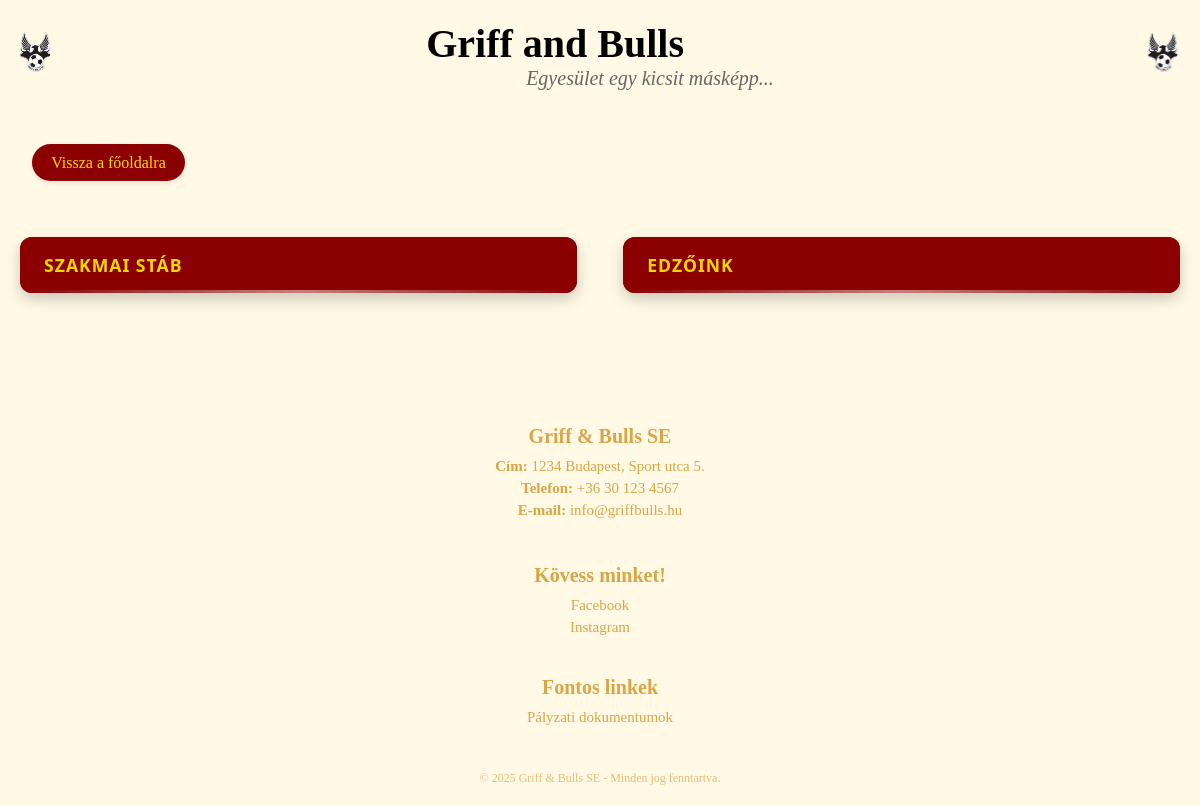
Before: /edzok/ with the older database file.
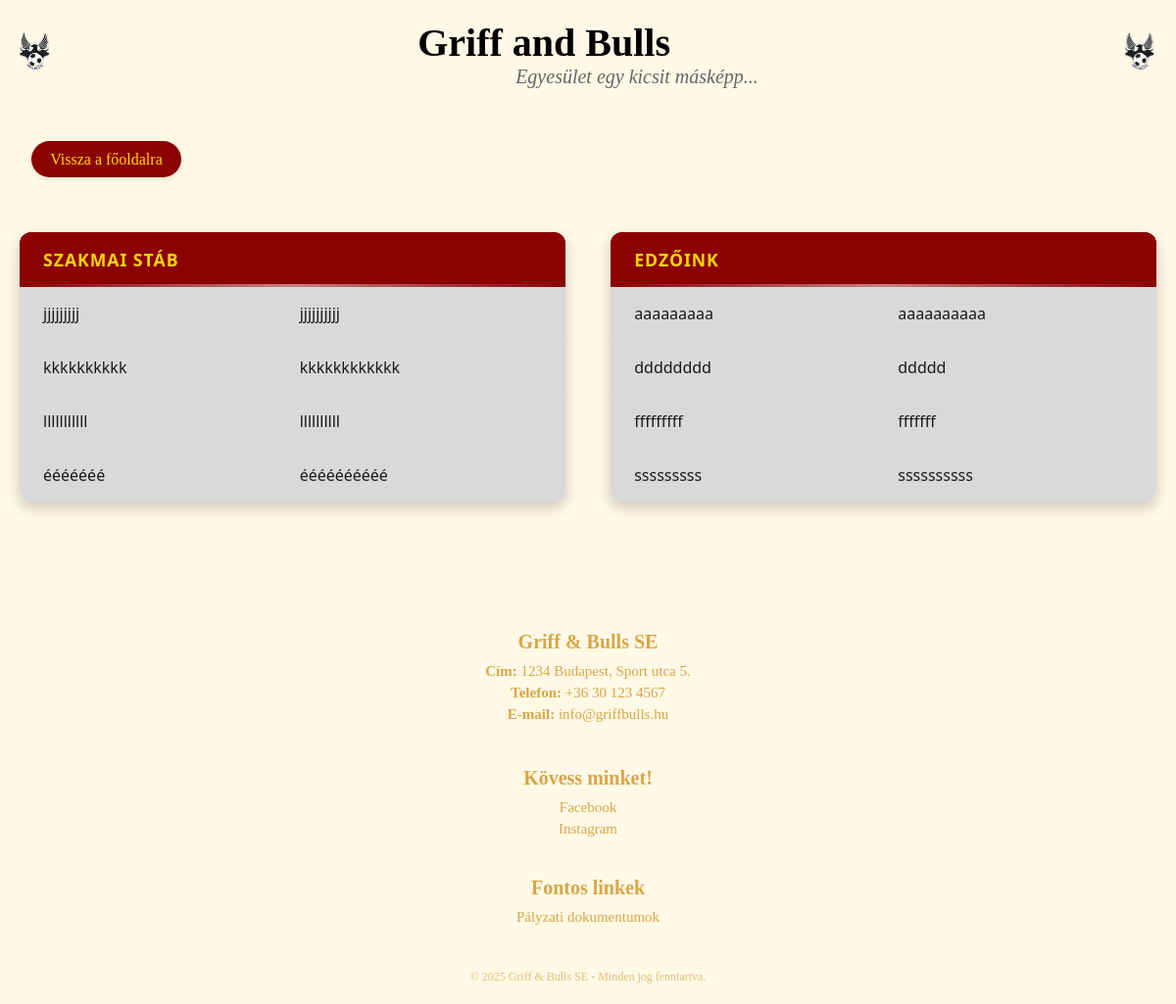
After: the same page with the newer database file.
### hirek/models.py (models this page shows, shortened)
class Edzo(models.Model):
    TIPUS_CHOICES = [
        ('edzo', 'Edző'),
        ('szakmai', 'Szakmai Stáb'),
    ]
    nev = models.CharField("Név", max_length=250)
    pozicio = models.CharField("Pozíció", max_length=250)
    tipus = models.CharField("Típus", max_length=10, choices=TIPUS_CHOICES)
    korosztalyok = models.ManyToManyField(Korosztaly, blank=True, verbose_name="Vezetett korosztályok")
    class Meta:
        verbose_name = "Edző/Szakmai tag"
        verbose_name_plural = "Edzők/Szakmai stáb"

### hirek/views.py (the view)
# urls.py: path('edzok/', edzok, name='edzok'),
def edzok(request):
    edzok = Edzo.objects.all().order_by('tipus', 'nev')
    return render(request, 'hirek/edzok.html', {'edzok': edzok})

### hirek/templates/hirek/edzok.html (shortened to what this page needs)
{% load static %}
<!DOCTYPE html>
<html lang="hu">
  <head>
    <link rel="stylesheet" href="{% static 'hirek/edzok.css' %}" />
    <link rel="stylesheet" href="{% static 'hirek/header.css' %}" />
    <link rel="stylesheet" href="{% static 'hirek/footer.css' %}" />
    <link rel="stylesheet" href="{% static 'hirek/szinek.css' %}" />
  </head>
  <body>
    <header>
      <img class="gab_feher_bal" src="{% static 'hirek/gab_feher.png' %}" alt="GAB Fehér" />
      <div class="header-text">
        <h1>Griff and Bulls</h1>
        <p>Egyesület egy kicsit másképp...</p>
      </div>
      <img class="gab_feher_jobb" src="{% static 'hirek/gab_feher.png' %}" alt="GAB Fehér" />
    </header>
    <nav>
      <ul>
        <li><a href="/index/">Vissza a főoldalra</a></li>
      </ul>
    </nav>
    <main>
      <table class="edzok_tablazat">
        <thead>
          <tr class="tablazat_fejlec">
            <th colspan="2">Szakmai Stáb</th>
          </tr>
        </thead>
        <tbody>
          {% for szemely in edzok %}
            {% if szemely.tipus == 'szakmai' %}
              <tr>
                <td>{{ szemely.nev }}</td>
                <td>{{ szemely.pozicio }}</td>
              </tr>
            {% endif %}
          {% endfor %}
        </tbody>
      </table>
      <table class="edzok_tablazat">
        <thead>
          <tr class="tablazat_fejlec">
            <th colspan="2">Edzőink</th>
          </tr>
        </thead>
        <tbody>
          {% for szemely in edzok %}
            {% if szemely.tipus == 'edzo' %}
              <tr>
                <td>{{ szemely.nev }}</td>
                <td>{{ szemely.pozicio }}</td>
              </tr>
            {% endif %}
          {% endfor %}
        </tbody>
      </table>
    </main>
    <footer>
      <div class="footer-container">
        <div class="footer-info">
          <h3>Griff & Bulls SE</h3>
          <p><strong>Cím:</strong> 1234 Budapest, Sport utca 5.</p>
          <p><strong>Telefon:</strong> +36 30 123 4567</p>
          <p><strong>E-mail:</strong> info@griffbulls.hu</p>
        </div>
        <section class="footer_kapcsolat," id="kapcsolat">
          <div class="footer-socials">
            <h3>Kövess minket!</h3>
            <a href="https://www.facebook.com/p/Griff-Bulls-SE-100057331514748/" target="_blank">Facebook</a>
            <a href="https://www.instagram.com/griff_and_bulls_se?utm_source=ig_web_button_share_sheet&igsh=ZDNlZDc0MzIxNw==" target="_blank">Instagram</a>
          </div>
        </section>
        <div class="footer-links">
          <h3>Fontos linkek</h3>
          <a href="palyazat.html">Pályzati dokumentumok</a>
        </div>
      </div>
      <p class="footer-copy">
        © 2025 Griff & Bulls SE - Minden jog fenntartva.
      </p>
    </footer>
  </body>
</html>

Changed rows visible on the page:
added Edzo: nev "jjjjjjjjj", pozicio "jjjjjjjjjj", shown under "Griff and Bulls"
added Edzo: nev "kkkkkkkkkk", pozicio "kkkkkkkkkkkk", shown under "Griff and Bulls"
added Edzo: nev "lllllllllll", pozicio "llllllllll", shown under "Griff and Bulls"
added Edzo: nev "ééééééé", pozicio "éééééééééé", shown under "Griff and Bulls"
added Edzo: nev "aaaaaaaaa", pozicio "aaaaaaaaaa"
added Edzo: nev "dddddddd", pozicio "ddddd"
added Edzo: nev "fffffffff", pozicio "fffffff"
added Edzo: nev "sssssssss", pozicio "ssssssssss"
